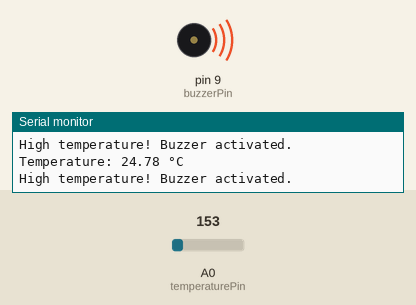
Simulated run of this sketch. Board: Arduino Uno, built with avr-gcc and run on an emulated ATmega328P. Parts: buzzer (waves = sounding), the last lines printed to the serial monitor. The test bench sets the inputs (shaded band); at power-on: A0 (temperaturePin) = 153.

Above: at 1.8 s.
1.9 s: A0 (temperaturePin) set to 135
At 2.8 s:
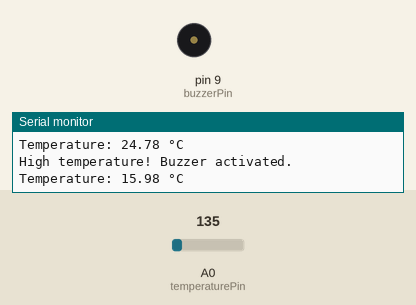
3.5 s: A0 (temperaturePin) set to 165
At 4.4 s:
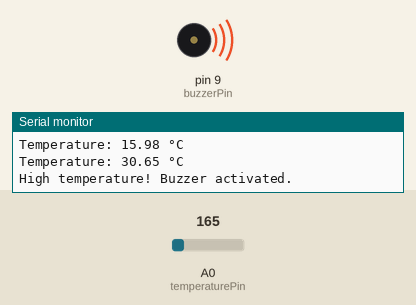
5.5 s: A0 (temperaturePin) set to 133
At 7.2 s:
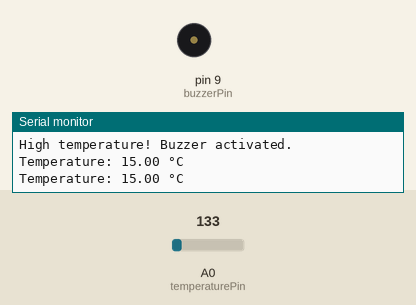
Timing chart, 0 to 8.7 s (numbered marks = the images above; inputs shaded):
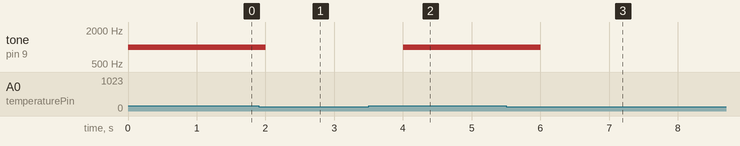

The sketch:

sketch_jan30task1.1.ino
```cpp
const int temperaturePin = A0;
const int buzzerPin = 9;


const float temperatureThreshold = 20.;

void setup() {
  Serial.begin(9600);
}

void loop() {

  int sensorValue = analogRead(temperaturePin);


  float voltage = sensorValue * 5.0 / 1023.0;
  float temperatureCelsius = (voltage - 0.5) * 100.0;


  Serial.print("Temperature: ");
  Serial.print(temperatureCelsius);
  Serial.println(" °C");


  if (temperatureCelsius > temperatureThreshold) {

    tone(buzzerPin, 1000);
    Serial.println("High temperature! Buzzer activated.");
  } else {

    noTone(buzzerPin);
  }


  delay(1000);
}
```

Measured:
- the behaviour switches between 144 and 143 on A0 (temperaturePin) (found by bisection; images 0 and 1)
- after the input at 1.9 s, tone on pin 9 (buzzerPin): 1000 Hz → silent after 0.10 s
- after the input at 3.5 s, tone on pin 9 (buzzerPin): silent → 1000 Hz after 0.50 s
- after the input at 5.5 s, tone on pin 9 (buzzerPin): 1000 Hz → silent after 0.51 s
